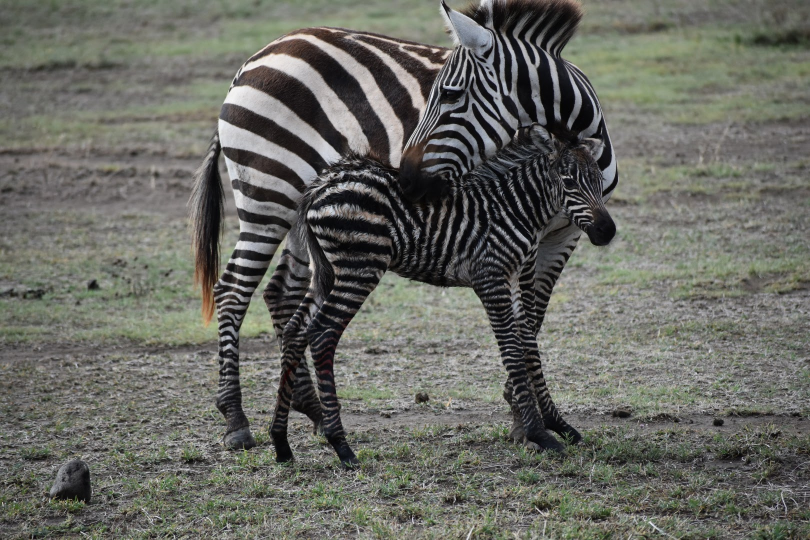
#> input picture Albums/Africa/africa-baby-zebra.JPG, 1620 x 1080 px (shown at 1/2 size); its folder holds only this picture in this run
$ python build.py
#> lines starting #> are read from the running program, lines starting #| are printed output that depends on the picture
#!/usr/bin/env python3
"""
Portfolio Site Builder
Generates static site from content in Albums/ directory.
"""

import os
import sys
import json
import shutil
from pathlib import Path
from typing import Dict, List, Any, Optional
from datetime import datetime, timezone

from PIL import Image, ExifTags, ImageOps
from jinja2 import Environment, FileSystemLoader

# Configuration
ALBUMS_DIR = Path("Albums")
DIST_DIR = Path("dist")
MEDIA_DIR = DIST_DIR / "media"
TEMPLATE_DIR = Path("src/templates")
STATIC_DIR = Path("src/static")

# Base URL configuration
BASE_URL = os.getenv("SITE_BASE_URL", "")

LARGE_SIZE = (1600, 1200)
THUMB_SIZE = (600, 600)

def setup_directories():
    """Ensure output directories exist."""
    print("Setting up directories...")
    MEDIA_DIR.mkdir(parents=True, exist_ok=True)

    # Copy static assets if they exist
    if STATIC_DIR.exists():
        dist_static = DIST_DIR / "static"
        if dist_static.exists():
            shutil.rmtree(dist_static)
        shutil.copytree(STATIC_DIR, dist_static)

def get_exif_data(img: Image.Image) -> Dict[str, str]:
    """Extract and format specific EXIF data."""
    meta = {}
    exif = img.getexif()
    if not exif:
        return meta

    for key, val in exif.items():
        if key in ExifTags.TAGS:
            tag = ExifTags.TAGS[key]
            if tag == "DateTime" or tag == "DateTimeOriginal":
                meta["date_taken"] = str(val)
            elif tag == "ExposureTime":
                # Convert fraction if needed, simplistically for now
                meta["shutter"] = str(val)
            elif tag == "FNumber":
                meta["aperture"] = f"f/{float(val):.1f}"
            elif tag == "ISOSpeedRatings":
                meta["iso"] = str(val)
    return meta

def process_image(img_path: Path, album_slug: str) -> Optional[Dict[str, Any]]:
    """Process a single image."""
    try:
        filename = img_path.name
        slug_dir = MEDIA_DIR / album_slug
        slug_dir.mkdir(exist_ok=True)

        large_filename = f"large_{filename}"
        thumb_filename = f"thumb_{filename}"

        large_path = slug_dir / large_filename
        thumb_path = slug_dir / thumb_filename

        with Image.open(img_path) as img:
            # Handle orientation if needed (Exif transpose)
            img = ImageOps.exif_transpose(img)

            # Extract Meta
            meta = get_exif_data(img)

            # Save Large
            img_large = img.copy()
            img_large.thumbnail(LARGE_SIZE)
            img_large.save(large_path, quality=85)

            # Save Thumb
            img_thumb = img.copy()
            img_thumb.thumbnail(THUMB_SIZE)
            img_thumb.save(thumb_path, quality=80)

            width, height = img_large.size

            return {
                "src": f"/media/{album_slug}/{large_filename}",
                "w": width,
                "h": height,
                "meta": meta,
                "thumb": f"/media/{album_slug}/{thumb_filename}"
            }
    except Exception as e:
        print(f"Error processing {img_path}: {e}")
        return None

def optimize_photo_order(photos: List[Dict[str, Any]]) -> List[Dict[str, Any]]:
    """
    Reorder photos to pair portraits together for better grid layout.
    """
    portraits = []
    landscapes = []

    for p in photos:
        w, h = p.get('w', 1), p.get('h', 1)
        ratio = w / h if h else 1.0

        if ratio < 0.85: # Clear portrait
            portraits.append(p)
        else:
            landscapes.append(p)

    # Create final list pairs
    ordered = []

    # Add pairs of portraits
    for i in range(0, len(portraits), 2):
        if i + 1 < len(portraits):
            ordered.extend([portraits[i], portraits[i+1]])
        else:
            ordered.append(portraits[i]) # Orphan portrait

    # Add landscapes
    ordered.extend(landscapes)

    return ordered

def select_cover_photo(photos: List[Dict[str, Any]], album_meta: dict) -> Dict[str, Any]:
    """Select album cover photo with fallback."""
    cover_filename = album_meta.get("cover_filename")

    if cover_filename:
        for photo in photos:
            if photo.get("src", "").endswith(cover_filename):
                print(f"  Using specified cover: {cover_filename}")
                return photo
        print(f"  Warning: Cover '{cover_filename}' not found, using first image")

    return photos[0]

def apply_metadata_sort_order(photos: List[Dict[str, Any]], album_meta: dict) -> List[Dict[str, Any]]:
    """Apply pre-computed sort order from metadata."""
    sort_map = {}
    for photo_meta in album_meta.get("photos", []):
        filename = photo_meta.get("filename")
        sort_index = photo_meta.get("sort_index")
        if filename is not None and sort_index is not None:
            sort_map[filename] = sort_index

    if not sort_map:
        return optimize_photo_order(photos)

    # [4 lines left out: function get_sort_key, not called in this run]

    return sorted(photos, key=get_sort_key)

# [205 lines left out: functions extract_filename, format_display_meta, calculate_album_stats, find_album_navigation, generate_sitemap, generate_robots_txt and 1 more, not called in this run]

def main() -> int:
    """Main build entry point."""
    print("Starting build process...")
    setup_directories()

    # Load albums metadata
    albums_metadata = {}
    metadata_file = Path("albums_metadata.json")
    if metadata_file.exists():
        print("Loading albums_metadata.json...")
        with open(metadata_file) as f:
            albums_metadata = json.load(f)

    albums_data = []

    if not ALBUMS_DIR.exists():
        print(f"Error: {ALBUMS_DIR} not found.")
        return 1

    for album_path in sorted(ALBUMS_DIR.iterdir()):
        if not album_path.is_dir() or album_path.name.startswith('.'):
            continue

        album_slug = album_path.name.lower().replace(" ", "-")
        print(f"Processing Album: {album_path.name}")

        photos = []
        valid_extensions = {".jpg", ".jpeg", ".png", ".webp", ".JPG", ".JPEG"}

        for img_path in sorted(album_path.iterdir()):
            if img_path.suffix in valid_extensions:
                photo_data = process_image(img_path, album_slug)
#> in process_image, img is the input picture: PIL image 1620x1080 RGB; mean R, G, B 104.2, 105.1, 98.5
#> the loop in get_exif_data, `for key, val in exif.items():` made 13 passes
#> (key, val, tag) on passes 1, 2, 3, 4, 5, 6, 7, 8, 9, 11, 13: (34853, 4618, 'GPSInfo'), (296, 2, 'ResolutionUnit'), (34665, 288, 'ExifOffset'), (271, 'NIKON CORPORATION', 'Make'), (272, 'NIKON D3400', 'Model'), (305, 'Ver.1.10 ', 'Software'), (274, 1, 'Orientation'), (306, '2017:01:29 08:45:09', 'DateTime'), (531, 2, 'YCbCrPositioning'), (33432, 'Copyright 2026 Chris Risner', 'Copyright'), (315, 'Chris Risner', 'Artist')
#> (key, tag) on passes 10, 12: (283, 'YResolution'), (282, 'XResolution')
#> after the loop in get_exif_data, `for key, val in exif.items():`: meta = {'date_taken': '2017:01:29 08:45:09'}
#> in process_image, `img_thumb.thumbnail(THUMB_SIZE)`:
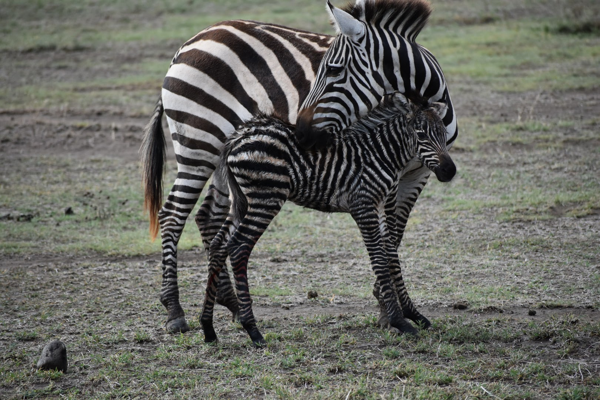
#> img_thumb: PIL image 600x400 RGB; mean R, G, B 104.2, 105.1, 98.5
#> photo_data = 5 items
                if photo_data:
                    photos.append(photo_data)

        # Get album metadata if available
        album_meta = albums_metadata.get(album_path.name, {})

        # Apply metadata-driven sort order or fallback to runtime algorithm
        photos = apply_metadata_sort_order(photos, album_meta)
#> the loop in optimize_photo_order, `for p in photos:` made 1 pass
#> (w, h, ratio) on pass 1: (1600, 1067, 1.5)
#> after the loop in optimize_photo_order, `for p in photos:`: landscapes = 1 item; portraits = []
#> photos = 1 item

        if photos:
            # Select cover photo (manual or first)
            cover_photo = select_cover_photo(photos, album_meta)
#> cover_photo = 5 items

            albums_data.append({
                "slug": album_slug,
                "title": album_path.name,
                "subtitle": album_meta.get("subtitle", ""),
                "summary": album_meta.get("summary", ""),
                "cover": cover_photo["thumb"],
                "photos": photos
            })
#> pass 2 of the loop in main, `for album_path in sorted(ALBUMS_DIR.iterdir()):`:
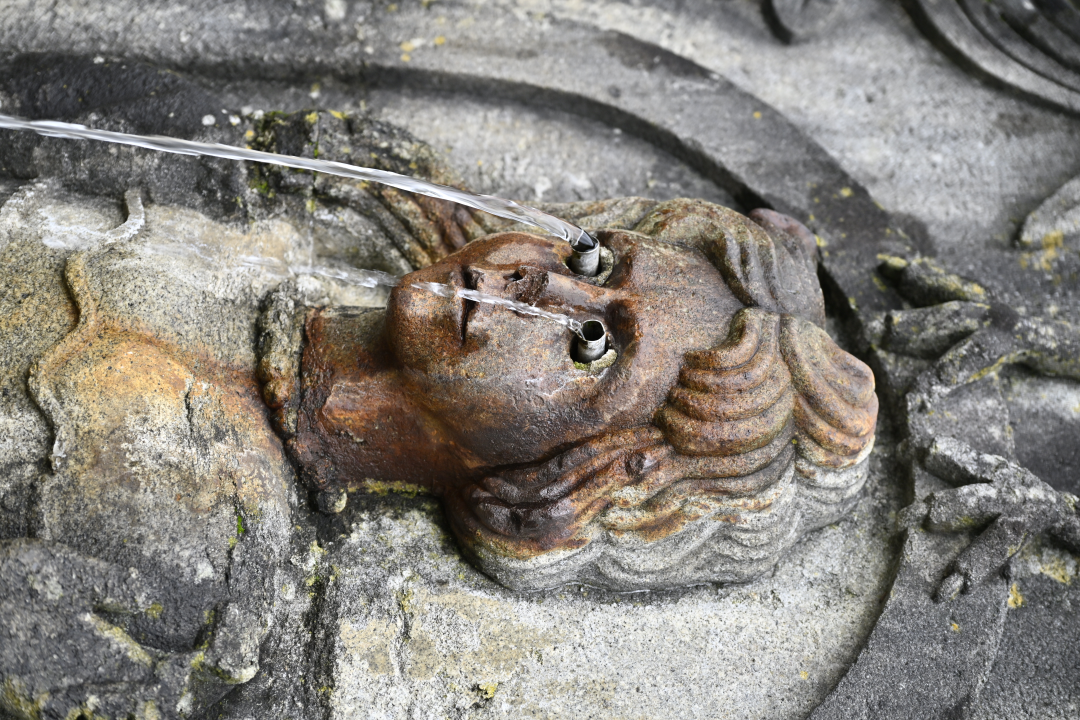
#> input picture Albums/Art/art-braga-fountain.JPG, 3240 x 2160 px (shown at 1/3 size)
#> in process_image, img is the input picture: PIL image 3240x2160 RGB; mean R, G, B 134.7, 130.5, 124.1
#> in process_image (call 2), `img = ImageOps.exif_transpose(img)`:
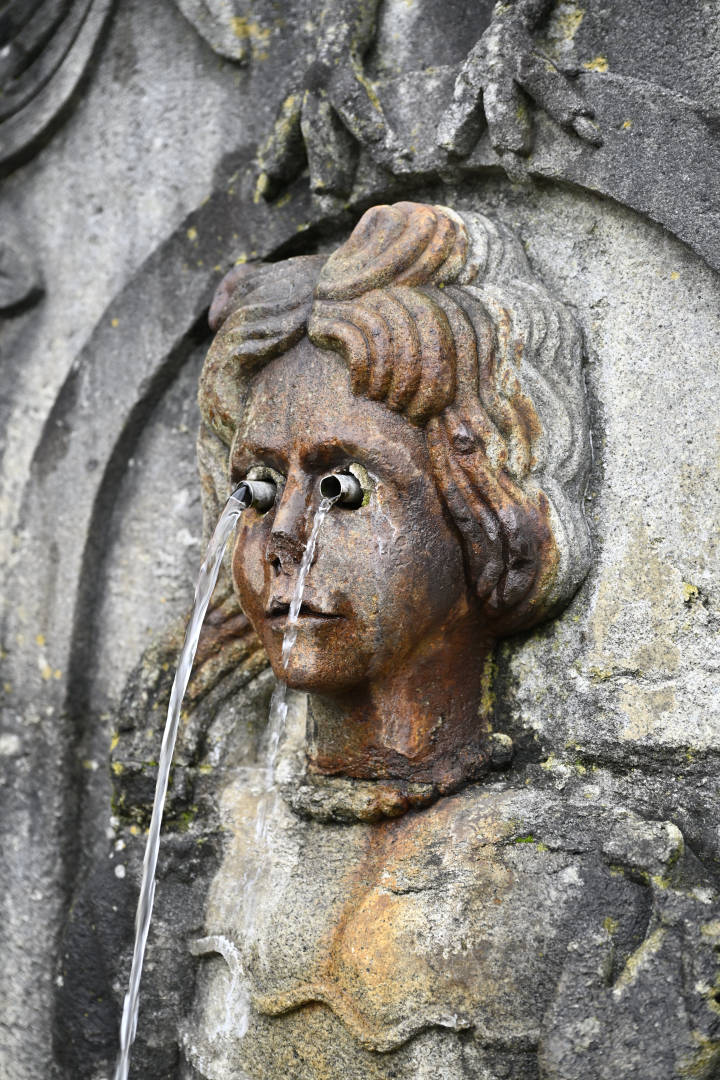
#> img: PIL image 2160x3240 RGB (shown at 1/3 size); mean R, G, B 134.7, 130.5, 124.1
#> the loop in get_exif_data (call 2), `for key, val in exif.items():` made 15 passes
#> (key, val, tag) on passes 1, 2, 3, 4, 5, 7, 9: (34853, 4280, 'GPSInfo'), (296, 2, 'ResolutionUnit'), (34665, 476, 'ExifOffset'), (271, 'NIKON CORPORATION', 'Make'), (272, 'NIKON Z 8', 'Model'), (306, '2026:01:02 10:24:56', 'DateTime'), (531, 2, 'YCbCrPositioning')
#> in process_image (call 2), `meta = get_exif_data(img)`: meta = {'date_taken': '2026:01:02 10:24:56'}
#> in process_image (call 2), `img_large.thumbnail(LARGE_SIZE)`:
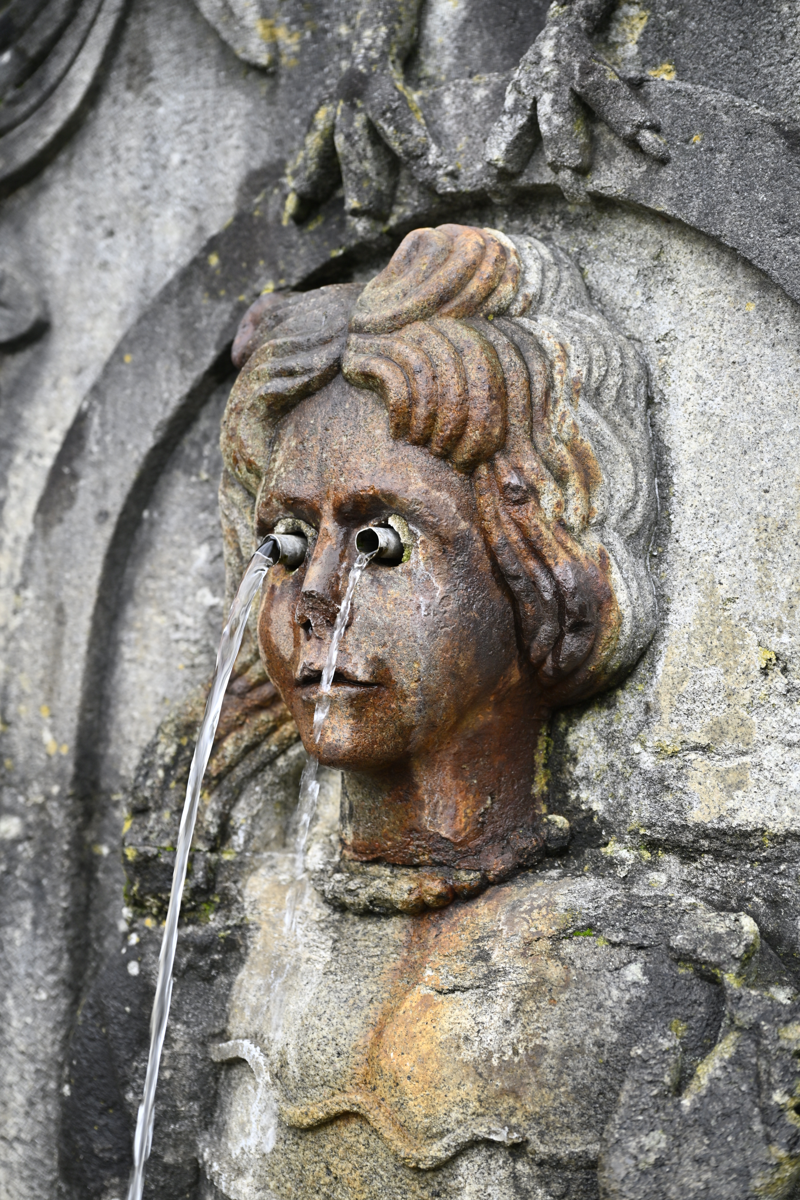
#> img_large: PIL image 800x1200 RGB; mean R, G, B 134.7, 130.5, 124.1
#> img_thumb: PIL image 400x600 RGB
#> the loop in optimize_photo_order (call 2), `for p in photos:` made 1 pass
#> (w, h, ratio) on pass 1: (800, 1200, 0.667)
#> the loop in optimize_photo_order (call 2), `for i in range(0, len(portraits), 2):` made 1 pass

    db = {"albums": albums_data}

    # Save DB
    with open(DIST_DIR / "db.json", "w") as f:
        json.dump(db, f, indent=2)
    print(f"Database generated with {len(albums_data)} albums.")
#| Database generated with 2 albums.

    # Generate HTML
    if (TEMPLATE_DIR / "index.html").exists():
        env = Environment(loader=FileSystemLoader(TEMPLATE_DIR))
        template = env.get_template("index.html")

        # 1. Generate Home Page
        print("Generating Home Page...")
        home_html = template.render(db=db, current_album=None, base_url=BASE_URL)
        with open(DIST_DIR / "index.html", "w") as f:
            f.write(home_html)

        # 2. Generate Album Pages
        print("Generating Album Pages...")
        for album in albums_data:
            slug = album["slug"]
            album_dir = DIST_DIR / slug
            album_dir.mkdir(exist_ok=True, parents=True)

            album_html = template.render(db=db, current_album=album, base_url=BASE_URL)
            with open(album_dir / "index.html", "w") as f:
                f.write(album_html)

            # Generate per-album metadata.json
            album_metadata = generate_album_metadata(album, albums_data, builder_version="1.0.0")
            with open(album_dir / "metadata.json", "w") as f:
                json.dump(album_metadata, f, indent=2)

        print(f"Generated home and {len(albums_data)} album pages.")

        # 3. Generate 404 Page
        print("Generating 404 Page...")
        if (TEMPLATE_DIR / "404.html").exists():
            template_404 = env.get_template("404.html")
            html_404 = template_404.render(db=db, base_url=BASE_URL)
            with open(DIST_DIR / "404.html", "w") as f:
                f.write(html_404)
        else:
            print("Warning: 404.html template not found.")


        # 4. Generate About Page
        if (TEMPLATE_DIR / "about.html").exists():
            print("Generating About Page...")
            template_about = env.get_template("about.html")
            about_html = template_about.render(db=db, base_url=BASE_URL)
            about_dir = DIST_DIR / "about"
            about_dir.mkdir(exist_ok=True, parents=True)
            with open(about_dir / "index.html", "w") as f:
                f.write(about_html)
        else:
            print("Warning: about.html template not found.")

        # 5. Generate Sitemap
        print("Generating sitemap.xml...")
        base_url = BASE_URL or "https://chrisrisner.com"
        build_time = datetime.now(timezone.utc)
        sitemap_content = generate_sitemap(base_url, albums_data, build_time)

        with open(DIST_DIR / "sitemap.xml", "w", encoding="utf-8") as f:
            f.write(sitemap_content)

        print(f"Sitemap generated with {len(albums_data) + 2} URLs")

        # 6. Generate robots.txt
        print("Generating robots.txt...")
        robots_content = generate_robots_txt(base_url)

        with open(DIST_DIR / "robots.txt", "w", encoding="utf-8") as f:
            f.write(robots_content)

        print("robots.txt generated")

    else:
        print("Warning: index.html template not found.")

    return 0

if __name__ == "__main__":
    sys.exit(main())
#> (the program exits here)
